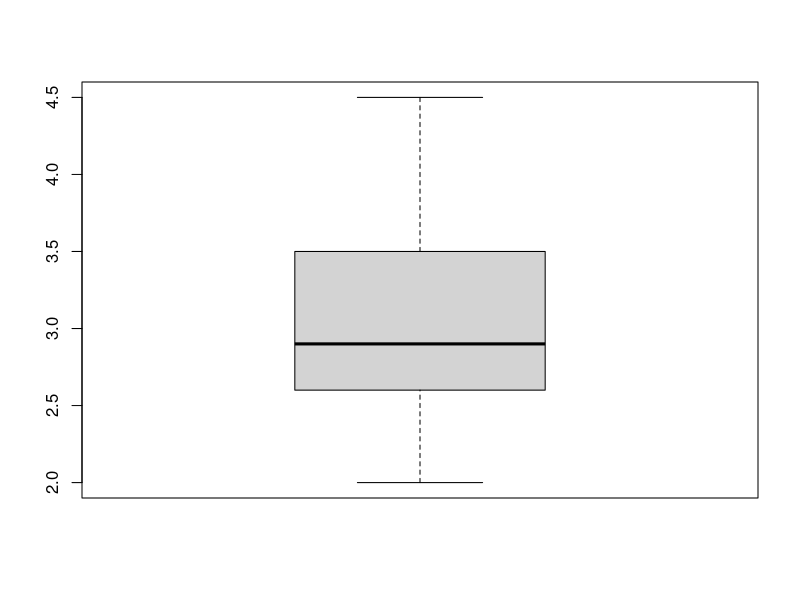
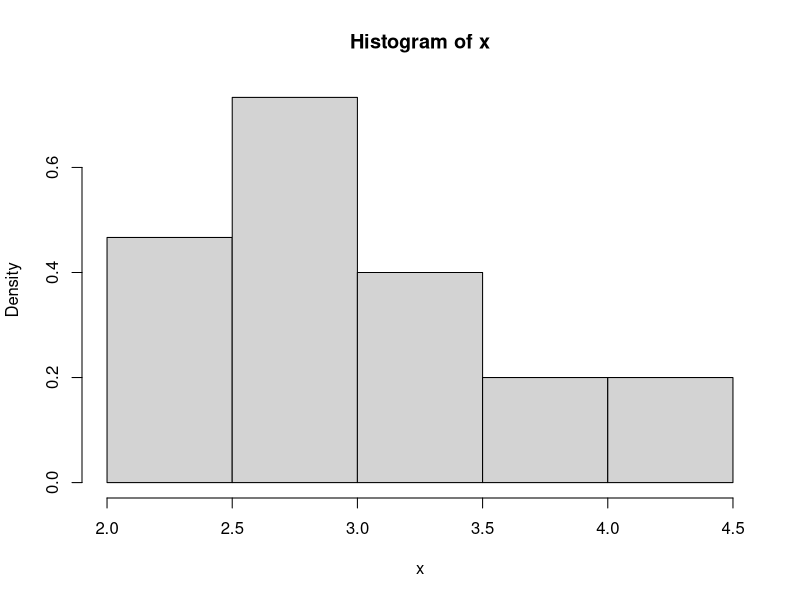
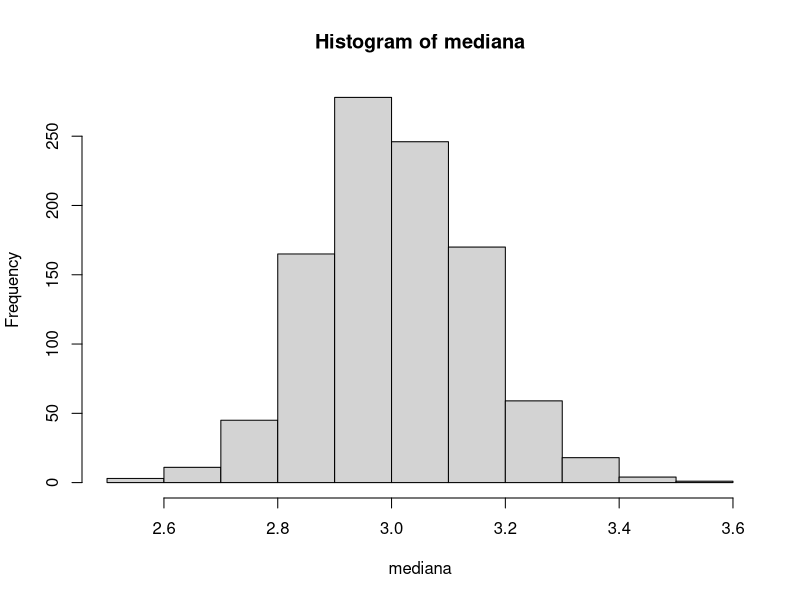
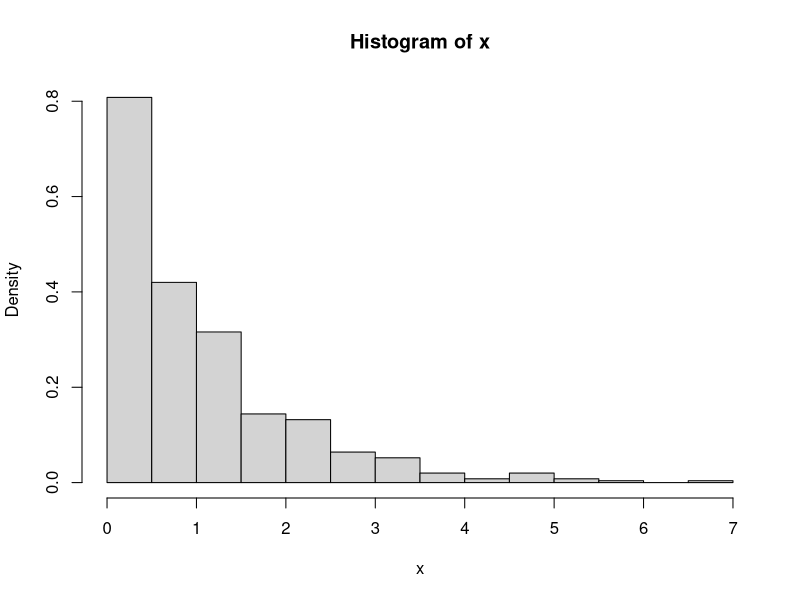
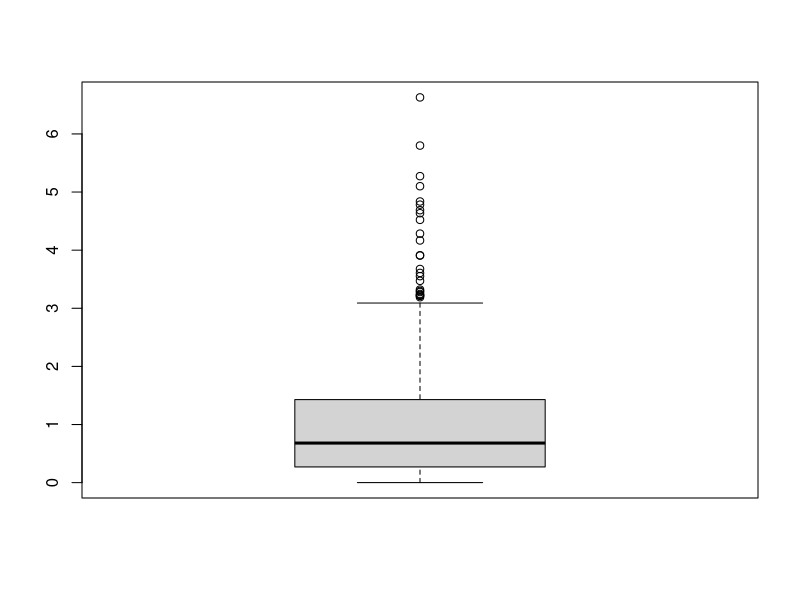
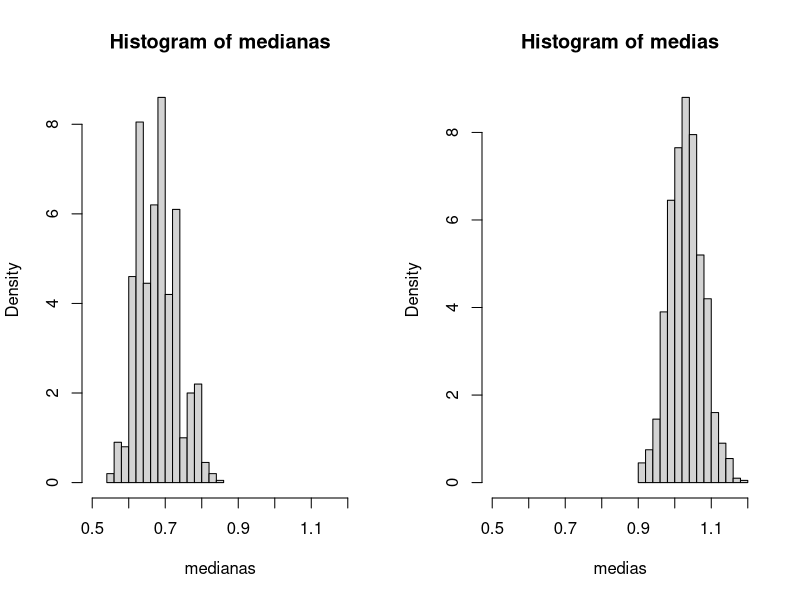
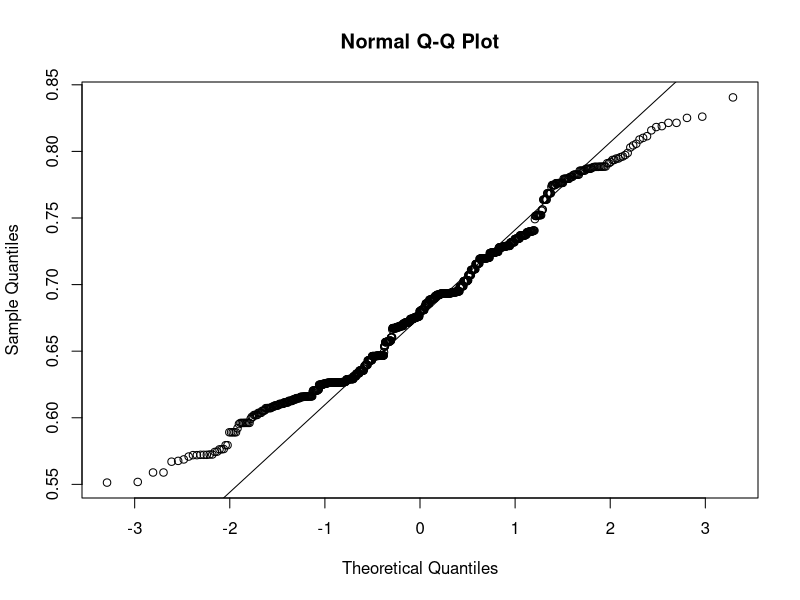
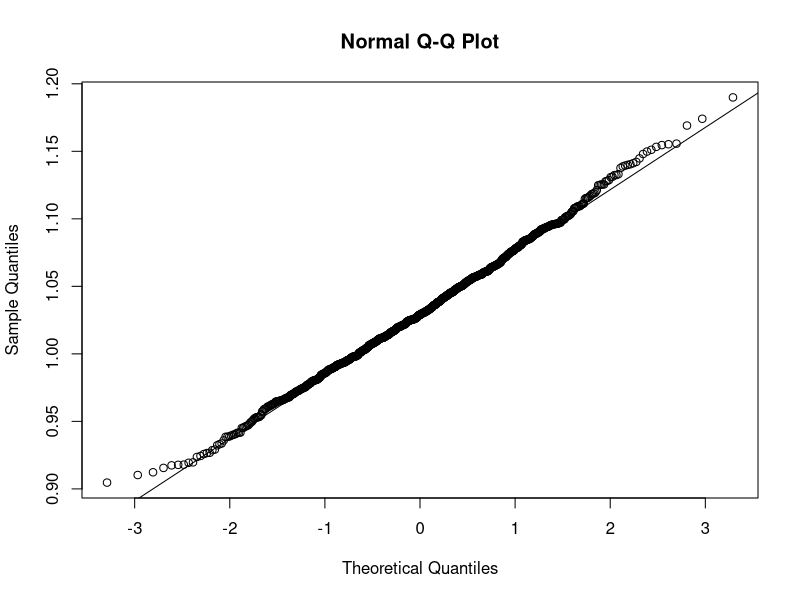

The R source for these figures, in order:
#ejemplo de boot paramétrico

# tiempos de vida de 30 lamparas
x<-c(3.5, 4.5, 3.1, 4.2, 2.4, 2.8, 3.0, 3.8, 2.5, 2.7,
     2.8, 2.6, 3.4, 2.5, 3.6, 2.6, 3.1, 4.0, 2.3, 3.5,
     4.1, 2.9, 2.6, 2.0, 3.0, 2.5, 2.9, 3.1, 2.3, 2.8)
boxplot(x)
hist(x,freq=FALSE)

library(MASS)
# me gustaría usar el supuesto de que estos datos provienen de una población con distribución Gamma
est <- fitdistr(x, densfun = "gamma")$estimate #busco los estimadores de los parametros

Nboot<-1000
mediana<-c()
for(i in 1:Nboot)
{
  nueva_muestra<-rgamma(length(x),shape=est[1],rate = est[2])
  mediana[i]<-median(nueva_muestra)
}

hist(mediana)
sd(mediana)


# si fuera no parametrico
nueva_muestra_np<-sample(x,length(x),replace = TRUE)


#Bootstrap - Ejercicio de clase
set.seed(27)
n <- 500
x<- rexp(n)

hist(x, freq= FALSE)
boxplot(x)
mediana<-median(x)
mediana
promedio<-mean(x)
promedio

Nboot<-1000
medianas<- c()
medias<-c()
for(i in 1:Nboot) 
  {
    indice<-sample(1:n, replace = TRUE)
    medianas[i]<-median(x[indice]) 
    medias[i]<-mean(x[indice])
  }


par(mfrow=c(1,2))
hist(medianas, xlim=c(0.5, 1.2), freq=FALSE)
hist(medias,xlim=c(0.5, 1.2), freq=FALSE)
par(mfrow=c(1,1))


var_estimada_boot<-sd(medianas)^2
alfa <- 0.05

#ic asintotico suponiendo normalidad

LI_mediana<- mediana-qnorm(1-alfa/2)*sqrt(var_estimada_boot)
LS_mediana<- mediana+qnorm(1-alfa/2)*sqrt(var_estimada_boot)
c(LI_mediana,LS_mediana)


# Bootstrap percentil

IC.median.per_LI<- quantile(medianas, probs = alfa/2, na.rm = T)
IC.median.per_LS<- quantile(medianas, probs = 1-alfa/2, na.rm = T)
c(IC.median.per_LI,IC.median.per_LS)



# xtra, jugando para probar la normalidad
shapiro.test(medianas) #rechaza hipótesis de normalidad
shapiro.test(medias)  #no rechaza hipótesis de normalidad

#mediana
qqnorm(medianas)
qqline(medianas) #colas pesadas

#media
qqnorm(medias)
qqline(medias) #divino

